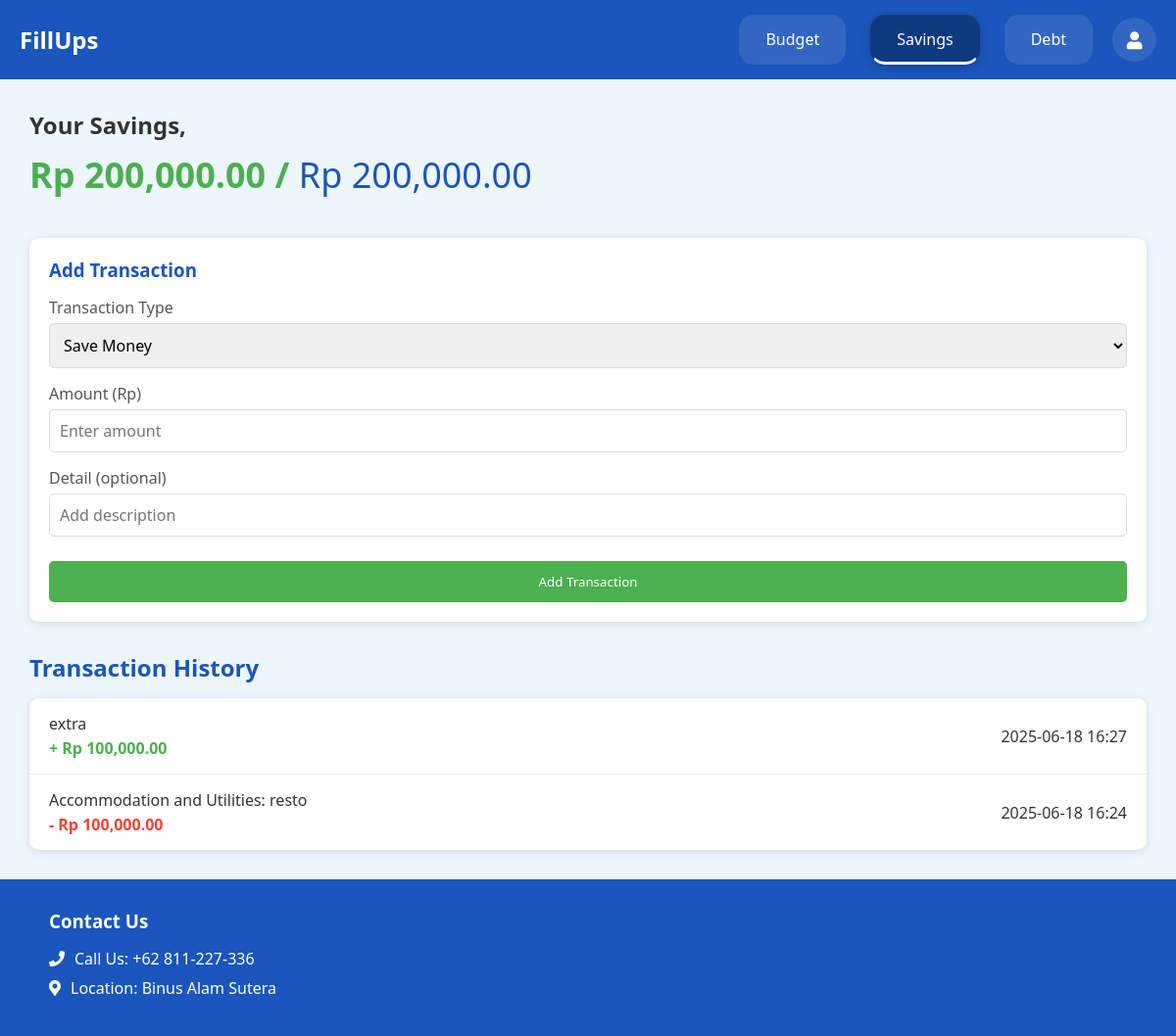
/savings (signed in), run on the app's committed database.
### models.py (models this page shows)
class Savings(db.Model):
    id = db.Column(db.Integer, primary_key=True)
    curr_savings = db.Column(db.Float, nullable=False)
    saving_goal = db.Column(db.Float, nullable=True)  # <-- New field added
    date = db.Column(db.DateTime, nullable=True)
    detail = db.Column(db.Text, nullable=True)

class SavingsTransaction(db.Model):
    id = db.Column(db.Integer, primary_key=True)
    savings_id = db.Column(db.Integer, db.ForeignKey('savings.id'), nullable=False)  # <-- fix here
    action = db.Column(db.String(10), nullable=False)  # 'save' or 'spend'
    amount = db.Column(db.Float, nullable=False)
    detail = db.Column(db.Text, nullable=True)
    date = db.Column(db.DateTime, nullable=False)
    savings = db.relationship('Savings', backref=db.backref('transactions', lazy=True))

### routes.py (the view, shortened to what this page needs)
@BP.route('/savings', methods=['GET', 'POST'])
@login_required_manual
def savings():
    user = get_current_user()
    if not user:
        return redirect(url_for('BP.login'))
    savings = Savings.query.get(user.savings_id) if user.savings_id else None
    budget = user.budget if user else None
    transactions = SavingsTransaction.query.filter_by(savings_id=savings.id).order_by(SavingsTransaction.date.desc()).all() if savings else []
    return render_template(
        'savings.html',
        savings=savings,
        curr_savings=savings.curr_savings if savings else 0,
        saving_goal=savings.saving_goal if savings and savings.saving_goal else 0,
        transactions=transactions,
        budget=budget
    )

### routes.py (called while the page is built)
def login_required_manual(f):
    @wraps(f)
    def decorated_function(*args, **kwargs):
        if 'user_id' not in session:
            if request.headers.get('X-Requested-With') == 'XMLHttpRequest':
                return jsonify(success=False, message="Not logged in"), 401
            return redirect(url_for('BP.login'))
        return f(*args, **kwargs)
    return decorated_function

def get_current_user():
    user_id = session.get('user_id')
    if user_id:
        return User.query.get(user_id)
    return None

### templates/savings.html (shortened to what this page needs)
<!DOCTYPE html>
<html lang="en">
<head>
    <link rel="stylesheet" href="/static/saving.css">
    <link rel="stylesheet" href="https://cdnjs.cloudflare.com/ajax/libs/font-awesome/5.15.4/css/all.min.css">
</head>
<body>
    <div class="container">
        <header>
            <a href="/" class="logo">FillUps</a>
            <nav>
                <a href="/budget">Budget</a>
                <a href="/savings" class="active">Savings</a>
                <a href="/debts">Debt</a>
            </nav>
            <a href="/account" class="account-icon" title="Account">
                <i class="fas fa-user"></i>
            </a>
        </header>
        <div class="content">
            <h1 class="savings-title">Your Savings,</h1>
            <div class="savings-amount">
                <span id="currentSavings">Rp {{ "{:,.2f}".format(curr_savings) }}</span> /
                <span id="savingsGoal">Rp {{ "{:,.2f}".format(saving_goal) }}</span>
            </div>
            <div class="transaction-form">
                <h3>Add Transaction</h3>
                <form id="transactionForm" method="POST" action="{{ url_for('BP.savings') }}">
                    <div class="form-group">
                        <label for="transactionType">Transaction Type</label>
                        <select id="transactionType" name="action" required>
                            <option value="save">Save Money</option>
                        </select>
                    </div>
                    <div class="form-group">
                        <label for="amount">Amount (Rp)</label>
                        <input
                            type="number"
                            id="amount"
                            name="amount"
                            placeholder="Enter amount"
                            required
                            min="0.01"
                            step="0.01"
                        />
                    </div>
                    <div class="form-group">
                        <label for="detail">Detail (optional)</label>
                        <input type="text" id="detail" name="detail" placeholder="Add description" />
                    </div>
                    <button type="submit" class="submit-btn">Add Transaction</button>
                </form>
            </div>
            <div class="transaction-section">
                <h2>Transaction History</h2>
                <div class="transaction-list" id="transactionList">
                    {% for txn in transactions %}
                    <div class="transaction-item {% if txn.action == 'save' %}income{% else %}expense{% endif %}">
                        <div class="transaction-details">
                            <div class="transaction-category">{{ txn.detail or txn.category or 'No detail' }}</div>
                            <div class="transaction-amount">
                                {% if txn.action == 'save' %}
                                    + Rp {{ "{:,.2f}".format(txn.amount) }}
                                {% else %}
                                    - Rp {{ "{:,.2f}".format(txn.amount) }}
                                {% endif %}
                            </div>
                        </div>
                        <div class="transaction-date">{{ txn.date.strftime('%Y-%m-%d %H:%M') if txn.date else '' }}</div>
                    </div>
                    {% else %}
                    <p>No transactions yet.</p>
                    {% endfor %}
                </div>
            </div>
        </div>
        <footer>
            <div class="footer-content">
                <h3>Contact Us</h3>
                <div class="contact-info">
                    <p><i class="fas fa-phone"></i> Call Us: +62 811-227-336</p>
                    <p><i class="fas fa-map-marker-alt"></i> Location: Binus Alam Sutera</p>
                </div>
            </div>
        </footer>
    </div>
</body>
</html>

### static/saving.css (style rules this page uses)
* { margin: 0; padding: 0; box-sizing: border-box; font-family: 'Segoe UI', Tahoma, Geneva, Verdana, sans-serif; }
body { background-color: #f5f8fc; color: #333; }
.container { width: 100%; margin: 0; padding: 0; box-shadow: 0 0 20px rgba(0, 0, 0, 0.1); display: flex; flex-direction: column; min-height: 100vh; }
header { background-color: #1a56bb; color: white; padding: 15px 20px; display: flex; justify-content: space-between; align-items: center; }
.logo { font-size: 24px; font-weight: bold; color: white; text-decoration: none; }
nav { display: flex; margin-left: auto; margin-right: 20px; gap: 25px; }
nav a { color: white; text-decoration: none; padding: 12px 25px; font-weight: 500; transition: all 0.3s ease; border-radius: 15px; background-color: rgba(255, 255, 255, 0.1); border: 2px solid transparent; }
nav a.active { background-color: #0f3a82; border-bottom: 3px solid #ffffff; border-radius: 15px; box-shadow: 0 2px 8px rgba(0, 0, 0, 0.2); }
.account-icon { background-color: rgba(255, 255, 255, 0.1); color: white; border: none; padding: 12px; border-radius: 50%; cursor: pointer; font-weight: 500; transition: all 0.3s ease; width: 45px; height: 45px; display: flex; align-items: center; justify-content: center; font-size: 18px; }
.content { padding: 30px; background-color: #edf5fd; flex-grow: 1; max-width: 1200px; margin: 0 auto; width: 100%; }
.savings-title { font-size: 24px; margin-bottom: 10px; color: #333; }
.savings-amount { font-size: 36px; font-weight: bold; margin-bottom: 40px; color: #4CAF50; }
#savingsGoal { color: #1a56bb; font-weight: normal; }
.transaction-form { background-color: white; padding: 20px; border-radius: 10px; box-shadow: 0 2px 10px rgba(0, 0, 0, 0.1); margin-bottom: 30px; }
.transaction-form h3 { margin-bottom: 15px; color: #1a56bb; }
.form-group { margin-bottom: 15px; }
.form-group label { display: block; margin-bottom: 5px; font-weight: 500; color: #555; }
.form-group select, .form-group input { width: 100%; padding: 10px; border: 1px solid #ddd; border-radius: 5px; font-size: 16px; }
.submit-btn { background-color: #4CAF50; color: white; border: none; padding: 12px 20px; border-radius: 5px; cursor: pointer; font-weight: 500; transition: all 0.3s ease; width: 100%; margin-top: 10px; }
.transaction-section h2 { margin-bottom: 15px; color: #1a56bb; }
.transaction-list { background-color: white; border-radius: 10px; overflow: hidden; box-shadow: 0 2px 10px rgba(0, 0, 0, 0.1); }
.transaction-item { padding: 15px 20px; border-bottom: 1px solid #eee; display: flex; justify-content: space-between; align-items: center; transition: background-color 0.3s ease; }
.transaction-item:last-child { border-bottom: none; }
.transaction-category { font-weight: 500; margin-bottom: 3px; }
.transaction-amount { font-weight: 600; }
.income .transaction-amount { color: #4CAF50; }
.expense .transaction-amount { color: #F44336; }
footer { background-color: #1a56bb; color: white; padding: 30px 50px; margin-top: auto; }
.footer-content { max-width: 1200px; margin: 0 ; }
.footer-content h3 { margin-bottom: 15px; }
.contact-info p { margin: 8px 0; display: flex; align-items: center; }
.contact-info i { margin-right: 10px; }

### data on the page
Savings: curr_savings "200,000.00", saving_goal "200,000.00"
SavingsTransaction: detail "extra", amount "100,000.00", date "2025-06-18 16:27"
SavingsTransaction: detail "Accommodation and Utilities: resto", amount "100,000.00", date "2025-06-18 16:24"
